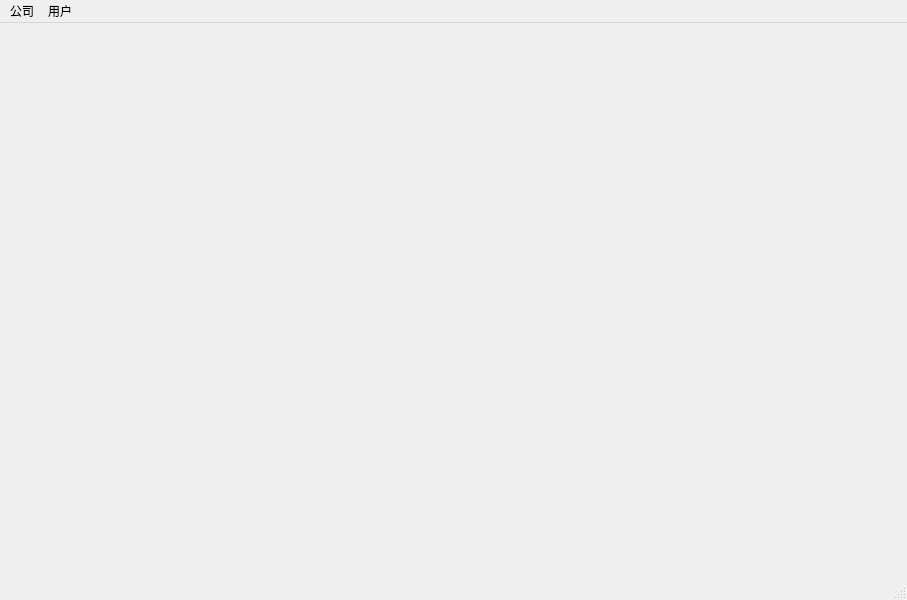
<?xml version="1.0" encoding="UTF-8"?>
<ui version="4.0">
 <class>MainWindow</class>
 <widget class="QMainWindow" name="MainWindow">
  <property name="geometry">
   <rect>
    <x>0</x>
    <y>0</y>
    <width>907</width>
    <height>600</height>
   </rect>
  </property>
  <property name="windowTitle">
   <string>MainWindow</string>
  </property>
  <widget class="QWidget" name="centralwidget"/>
  <widget class="QMenuBar" name="menubar">
   <property name="geometry">
    <rect>
     <x>0</x>
     <y>0</y>
     <width>907</width>
     <height>22</height>
    </rect>
   </property>
   <widget class="QMenu" name="menuCompany">
    <property name="title">
     <string>公司</string>
    </property>
    <addaction name="actionRegisterCompany"/>
   </widget>
   <widget class="QMenu" name="menuUser">
    <property name="title">
     <string>用户</string>
    </property>
    <addaction name="actionLoginUser"/>
    <addaction name="actionLogoutUser"/>
    <addaction name="actionHomePage"/>
   </widget>
   <addaction name="menuCompany"/>
   <addaction name="menuUser"/>
  </widget>
  <widget class="QStatusBar" name="statusbar"/>
  <action name="actionRegisterCompany">
   <property name="text">
    <string>注册公司</string>
   </property>
  </action>
  <action name="actionLoginUser">
   <property name="text">
    <string>登录</string>
   </property>
  </action>
  <action name="actionLogoutUser">
   <property name="text">
    <string>退出登录</string>
   </property>
  </action>
  <action name="actionHomePage">
   <property name="text">
    <string>主页</string>
   </property>
  </action>
 </widget>
 <resources/>
 <connections/>
</ui>
